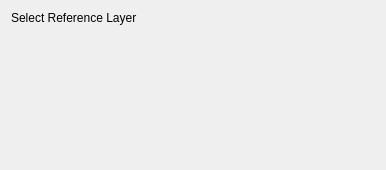
<?xml version="1.0" encoding="UTF-8"?>
<ui version="4.0">
 <class>CustomSnaperParameterSelector</class>
 <widget class="QWidget" name="CustomSnaperParameterSelector">
  <property name="geometry">
   <rect>
    <x>0</x>
    <y>0</y>
    <width>386</width>
    <height>170</height>
   </rect>
  </property>
  <property name="sizePolicy">
   <sizepolicy hsizetype="MinimumExpanding" vsizetype="MinimumExpanding">
    <horstretch>0</horstretch>
    <verstretch>0</verstretch>
   </sizepolicy>
  </property>
  <property name="windowTitle">
   <string>Form</string>
  </property>
  <layout class="QGridLayout" name="gridLayout">
   <item row="0" column="0">
    <widget class="QLabel" name="label">
     <property name="text">
      <string>Select Reference Layer</string>
     </property>
    </widget>
   </item>
   <item row="0" column="1">
    <widget class="DsgCustomComboBox" name="referenceComboBox" native="true">
     <property name="sizePolicy">
      <sizepolicy hsizetype="MinimumExpanding" vsizetype="Fixed">
       <horstretch>0</horstretch>
       <verstretch>0</verstretch>
      </sizepolicy>
     </property>
    </widget>
   </item>
   <item row="1" column="0" colspan="2">
    <widget class="CustomSelector" name="customSelectorWidget" native="true">
     <property name="enabled">
      <bool>false</bool>
     </property>
     <property name="sizePolicy">
      <sizepolicy hsizetype="MinimumExpanding" vsizetype="MinimumExpanding">
       <horstretch>0</horstretch>
       <verstretch>0</verstretch>
      </sizepolicy>
     </property>
    </widget>
   </item>
  </layout>
 </widget>
 <customwidgets>
  <customwidget>
   <class>CustomSelector</class>
   <extends>QWidget</extends>
   <header>DsgTools.gui.CustomWidgets.SelectionWidgets.customSelector.h</header>
   <container>1</container>
  </customwidget>
  <customwidget>
   <class>DsgCustomComboBox</class>
   <extends>QWidget</extends>
   <header>DsgTools.gui.CustomWidgets.BasicInterfaceWidgets.dsgCustomComboBox.h</header>
   <container>1</container>
  </customwidget>
 </customwidgets>
 <resources/>
 <connections/>
</ui>
